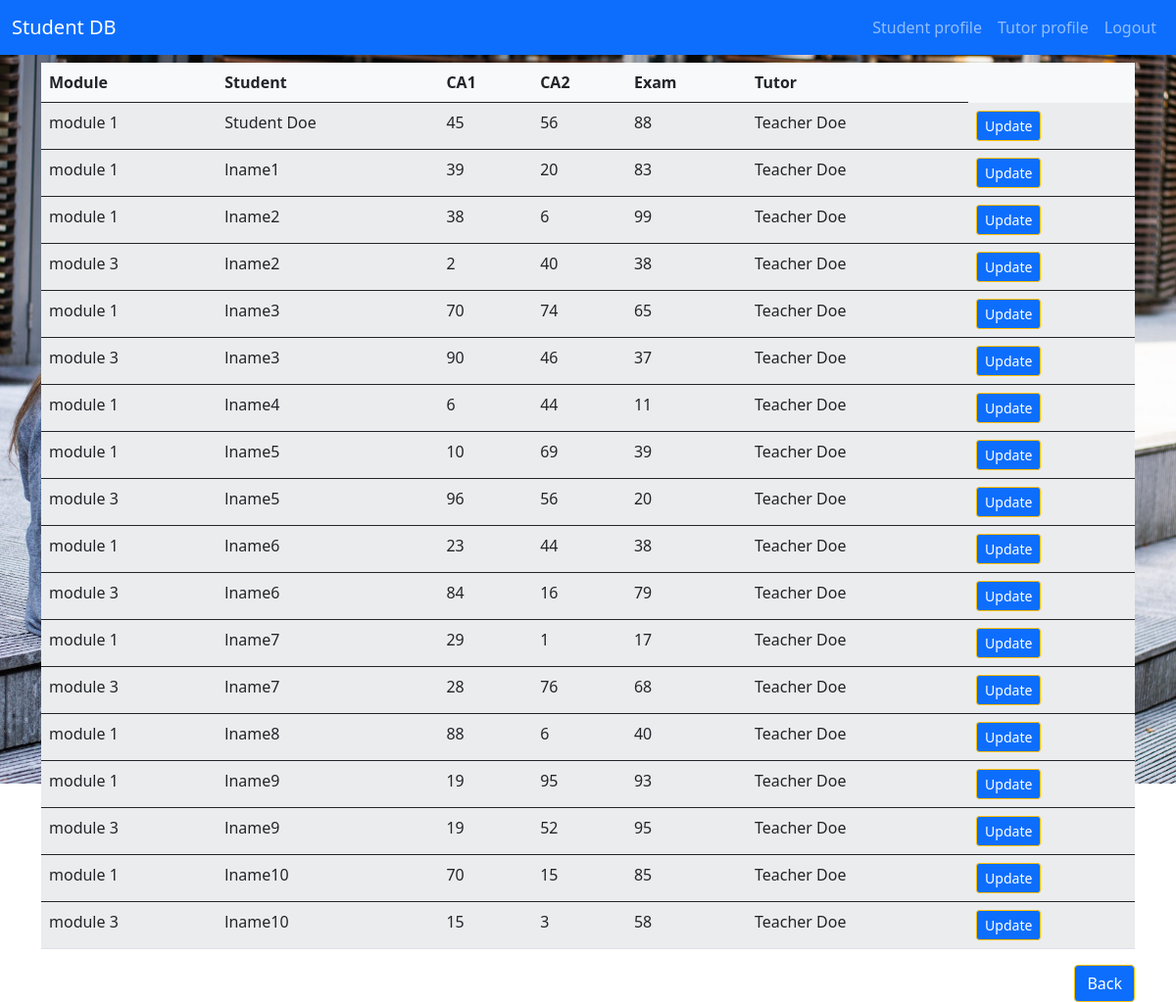
The page /tutor_grades/1 (signed in) on the database as committed earlier.
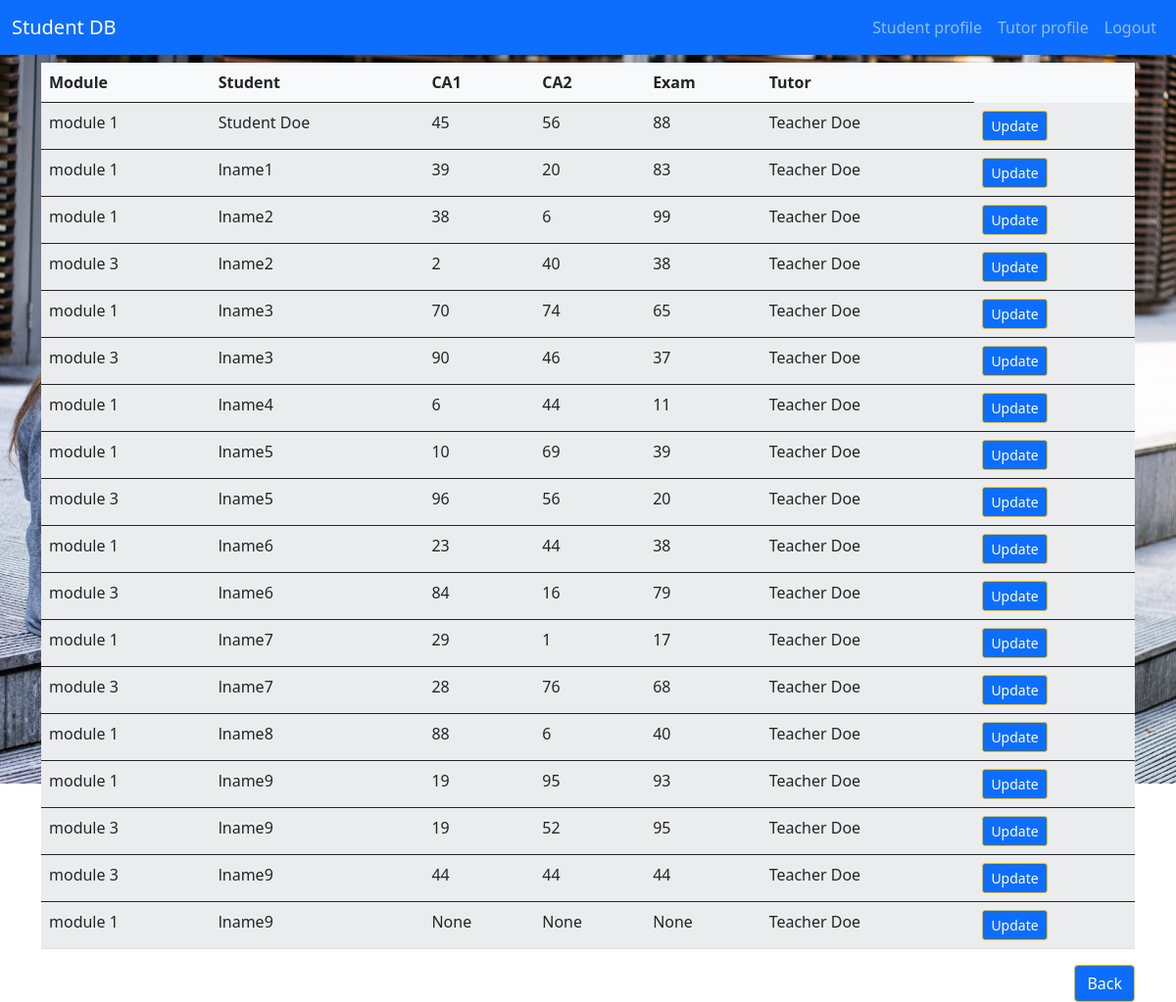
The same page on the database as committed later.
### application/models.py (models this page shows, shortened)
class Enrolments(db.Model):
    id = db.Column(db.Integer, primary_key=True)
    enrol_student_id = db.Column('students_id', db.Integer, db.ForeignKey('students.id')) # FK students
    enrol_module_id = db.Column('modules_id', db.Integer, db.ForeignKey('modules.id')) # FK modules
    academic_year = db.Column(db.Date, nullable=False)
    ca1_score = db.Column(db.Integer)
    ca2_score = db.Column(db.Integer)
    exam_score = db.Column(db.Integer)

class Modules(db.Model):
    id = db.Column(db.Integer, primary_key=True)
    enrolments = db.relationship('Enrolments', backref='modules') # FK ref Enrolments
    m_tutor_id = db.Column(db.Integer, db.ForeignKey('tutors.id'), nullable=False) # FK Tutors
    module_name = db.Column(db.String(30), nullable=False)
    description = db.Column(db.String(50), nullable=False)

class Students(db.Model):
    id = db.Column(db.Integer, primary_key=True)
    enrolments = db.relationship('Enrolments', cascade="all,delete", backref='students') # FK one to many Enrolments
    student_fname = db.Column(db.String(30), nullable=False)
    student_lname = db.Column(db.String(30), nullable=False)
    student_address1 = db.Column(db.String(50), nullable=False)
    student_address2 = db.Column(db.String(50), nullable=False)
    student_city = db.Column(db.String(30), nullable=False)
    student_county = db.Column(db.String(30), nullable=False)
    student_phone = db.Column(db.String(20), nullable=False)
    student_DOB = db.Column(db.Date, nullable=False)
    student_email = db.Column(db.String(50), nullable=False)
    student_password_ff = db.Column(db.String(150), nullable=False)
    authority_lvl = db.Column(db.Integer, nullable=False)

class Tutors(db.Model):
    id = db.Column(db.Integer, primary_key=True)
    t_modules = db.relationship('Modules', cascade="all,delete", backref='tutors') # FK ref Modules
    tutor_fname = db.Column(db.String(30), nullable=False)
    tutor_lname = db.Column(db.String(30), nullable=False)
    tutor_address1 = db.Column(db.String(50), nullable=False)
    tutor_address2 = db.Column(db.String(50), nullable=False)
    tutor_city = db.Column(db.String(30), nullable=False)
    tutor_county = db.Column(db.String(30), nullable=False)
    tutor_phone = db.Column(db.String(20), nullable=False)
    tutor_DOB = db.Column(db.Date, nullable=False)
    tutor_email = db.Column(db.String(50), nullable=False)
    tutor_password_ff = db.Column(db.String(50), nullable=False)
    authority_lvl = db.Column(db.Integer, nullable=False)

### application/routes.py (the view)
@app.route("/tutor_grades/<int:tutor_id>")
def tutor_grades(tutor_id):
    if session['user_email']:
        enrolments = Enrolments.query\
            .join(Modules, Modules.id == Enrolments.enrol_module_id)\
                .add_columns(Modules.module_name, Modules.m_tutor_id)\
                    .join(Students, Students.id == Enrolments.enrol_student_id)\
                        .add_columns(Students.student_lname)\
                            .join(Tutors, Modules.m_tutor_id == Tutors.id )\
                                .add_columns(Tutors.tutor_lname)\
                                    .filter(Modules.m_tutor_id == tutor_id).all()
    return render_template("tutor_grades.html", enrolments=enrolments)

### templates/tutor_grades.html
{% extends "base.html" %}
{% block content %}
<section>
    <div class="container pt-2">
        <table class="table table-striped bg-light">
            <thead>
              <tr>
                <th scope="col">Module</th>
                <th scope="col">Student</th>
                <th scope="col">CA1</th>
                <th scope="col">CA2</th>
                <th scope="col">Exam</th>
                <th scope="col">Tutor</th>
              </tr>
            </thead>
            {% for enrolment in enrolments %}
            <tbody>
              <tr>
                <td scope="row">{{ enrolment.module_name }}</td>
                <td scope="row">{{ enrolment.student_lname }}</td>
                <td> {{ enrolment.Enrolments.ca1_score }} </td>
                <td> {{ enrolment.Enrolments.ca2_score }} </td>
                <td> {{ enrolment.Enrolments.exam_score }} </td>
                <td> {{ enrolment.tutor_lname }} </td>
                <td><a href="{{ url_for('tutor_update_grades', enrolment_id=enrolment.Enrolments.id) }}" class="btn btn-primary border-warning btn-sm">Update</a></td>
              </tr>
            </tbody>
            {% endfor %}
        </table>
        <div class="text-end">
        <a href="{{ url_for('tutor_profile', user_email=session['user_email']) }}" class="btn btn-primary border-warning">Back</a>
        </div>
    </div>
</section>
{% endblock %}

### templates/base.html (shortened to what this page needs)
<!DOCTYPE html>
<html lang="en">
<head>
    <link href="https://cdn.jsdelivr.net/npm/bootstrap@5.0.2/dist/css/bootstrap.min.css" rel="stylesheet">
    <link rel="stylesheet" href="{{ url_for('static', filename='css/style.css') }}" type="text/css">
</head>
<body>
    <nav class="navbar navbar-expand-lg navbar-dark bg-primary">
        <div class="container-fluid">
            <a class="navbar-brand" href="{{ url_for('home') }}">Student DB</a>
            <div class="collapse navbar-collapse" id="navbarText">
                <ul class="navbar-nav ms-auto mb-2 mb-lg-0">
                    {% if session.user_email %}
                    <li class="nav-item">
                        <a class="nav-link" href="{{ url_for('profile') }}">Student profile</a>
                    </li>
                    <li class="nav-item">
                        <a class="nav-link" href="{{ url_for('tutor_profile') }}">Tutor profile</a>
                    </li>
                    <li class="nav-item">
                        <a class="nav-link" href="{{ url_for('logout') }}">Logout</a>
                    </li>
                    {% endif %}
                </ul>
            </div>
        </div>
    </nav>
    <main  id="bg-image">
        {% block content %}
        {% endblock %}
    </main>
</body>
</html>

### static/css/style.css (style rules this page uses)
body { color: white; }
#bg-image { background-image: url(/static/img/pexels-buro-millennial-1438072.jpg); background-color: #00f3fc; height: calc(100vh - 56px); background-position: center; background-repeat: no-repeat; background-size: cover; }

Rows that differ between the two databases and show on the page:
removed Enrolments: module_name "module 1", student_lname "lname10", Enrolments.ca1_score "70", Enrolments.ca2_score "15", Enrolments.exam_score "85", tutor_lname "Teacher Doe"
removed Enrolments: module_name "module 3", student_lname "lname10", Enrolments.ca1_score "15", Enrolments.ca2_score "3", Enrolments.exam_score "58", tutor_lname "Teacher Doe"
added Enrolments: module_name "module 3", student_lname "lname9", Enrolments.ca1_score "44", Enrolments.ca2_score "44", Enrolments.exam_score "44", tutor_lname "Teacher Doe"
added Enrolments: module_name "module 1", student_lname "lname9", Enrolments.ca1_score "None", Enrolments.ca2_score "None", Enrolments.exam_score "None", tutor_lname "Teacher Doe"
